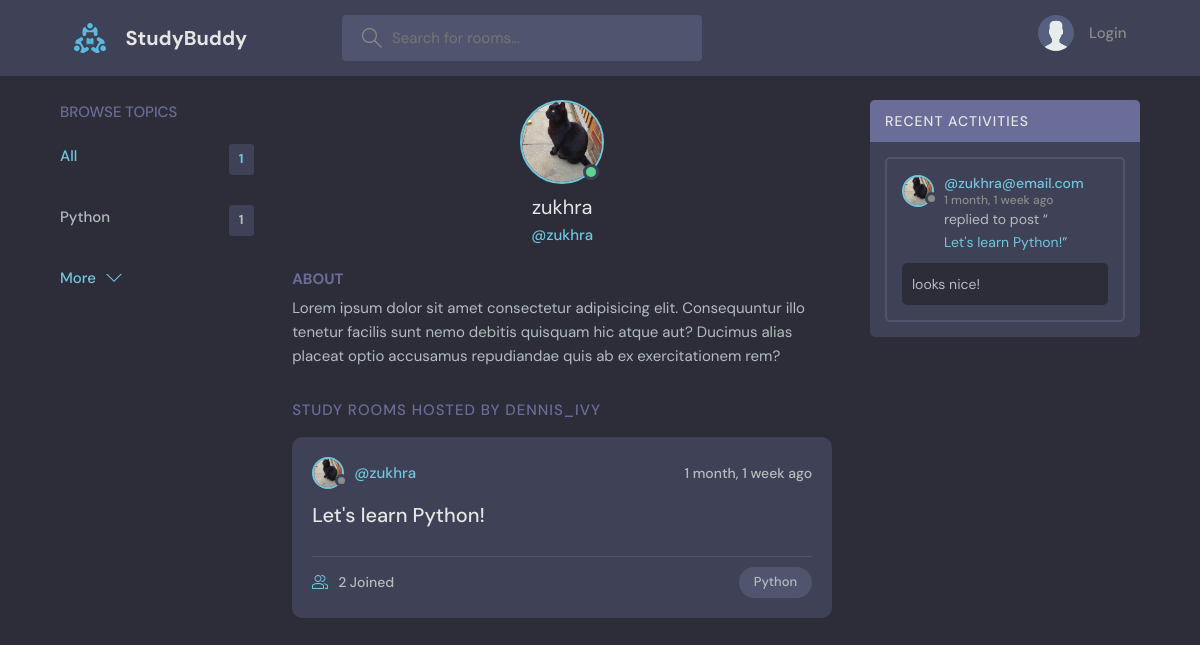
Page /profile/1/ on the earlier database version.
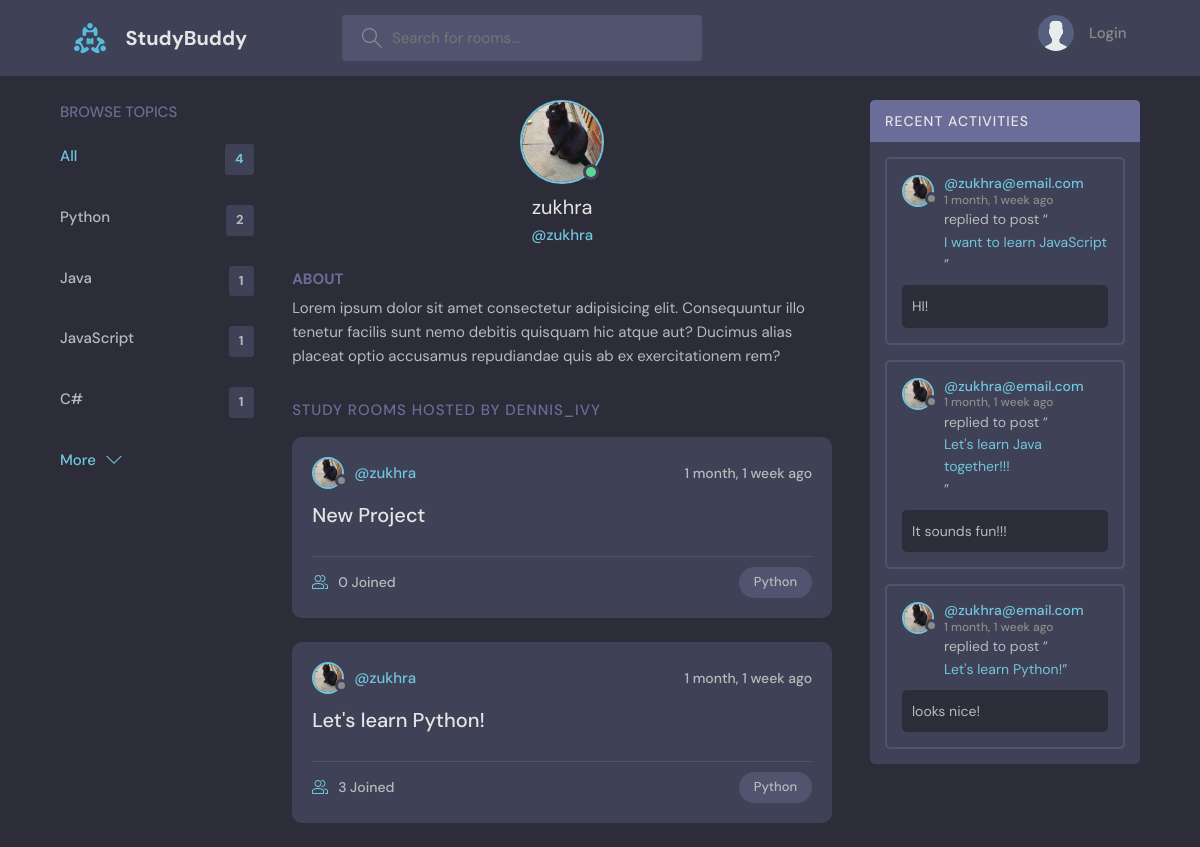
Same page on the later database version.
### base/models.py (models this page shows, shortened)
class Topic(models.Model):
    name = models.CharField(max_length=200)

class User(AbstractUser):
    name = models.CharField(max_length=200, null=True)
    email = models.EmailField(unique=True, null=True)
    bio = models.TextField(null=True)
    avatar = models.ImageField(null=True, default="avatar.svg")
    USERNAME_FIELD = 'email'
    REQUIRED_FIELDS = []

class Room(models.Model):
    host = models.ForeignKey(User, on_delete=models.SET_NULL, null=True)
    topic = models.ForeignKey(Topic, on_delete=models.SET_NULL, null=True)
    name = models.CharField(max_length=200)
    description = models.TextField(null=True, blank=True)
    participants = models.ManyToManyField(
        User, related_name='participants', blank=True)
    updated = models.DateTimeField(auto_now=True)
    created = models.DateTimeField(auto_now_add=True)
    class Meta:
        ordering = ['-updated', '-created']
    def __str__(self):
        return self.name

class Message(models.Model):
    user = models.ForeignKey(User, on_delete=models.CASCADE)
    room = models.ForeignKey(Room, on_delete=models.CASCADE)
    body = models.TextField()
    updated = models.DateTimeField(auto_now=True)
    created = models.DateTimeField(auto_now_add=True)
    class Meta:
        ordering = ['-updated', '-created']

### base/views.py (the view)
# urls.py: path('profile/<str:pk>/', views.userProfile, name="user-profile"),
def userProfile(request, pk):
    user = User.objects.get(id=pk)
    rooms = user.room_set.all()
    room_messages = user.message_set.all()
    topics = Topic.objects.all()
    context = {'user': user, 'rooms': rooms,
               'room_messages': room_messages, 'topics': topics}
    return render(request, 'base/profile.html', context)

### base/templates/base/profile.html (shortened to what this page needs)
{% extends 'main.html' %}
{% block content %}
  <main class="profile-page layout layout--3">
    <div class="container">
      {% include 'base/topics_component.html' %}
      <div class="roomList">
        <div class="profile">
          <div class="profile__avatar">
            <div class="avatar avatar--large active">
              <img src="{{user.avatar.url}}" />
            </div>
          </div>
          <div class="profile__info">
            <h3>{{user.username}}</h3>
            <p>@{{user.username}}</p>
          </div>
          <div class="profile__about">
            <h3>About</h3>
            <p>
              Lorem ipsum dolor sit amet consectetur adipisicing elit. Consequuntur illo tenetur
              facilis sunt nemo debitis quisquam hic atque aut? Ducimus alias placeat optio
              accusamus repudiandae quis ab ex exercitationem rem?
            </p>
          </div>
        </div>
        <div class="roomList__header">
          <div>
            <h2>Study Rooms Hosted by dennis_ivy</a>
            </h2>
          </div>
        </div>
        {% include 'base/feed_component.html' %}
      </div>
      {% include 'base/activity_component.html' %}
    </div>
  </main>
{% endblock content %}

### templates/main.html (shortened to what this page needs)
<!DOCTYPE html>
{% load static %}
<html lang="en">
  <head>
    <link rel="stylesheet" href="{% static "styles/style.css" %}" />
  </head>
  <body>
    {% include 'navbar.html'%}
    {% block content%}
    {% endblock %}
  </body>
</html>

### templates/navbar.html (shortened to what this page needs)
{% load static %}
<header class="header header--loggedIn">
  <div class="container">
    <a href="{% url 'home' %}" class="header__logo">
      <img src="{% static 'images/logo.svg' %}" />
      <h1>StudyBuddy</h1>
    </a>
    <form class="header__search" method="GET" action="{% url 'home' %}">
      <label>
        <input name="q" placeholder="Search for rooms..." />
      </label>
    </form>
    <nav class="header__menu">
     {% if request.user.is_authenticated %}
      <div class="header__user">
        <a href="{% url 'update-user' %}">
          <div class="avatar avatar--medium active">
            <img src="{{request.user.avatar.url}}" />
          </div>
          <p>{{request.user.username}} <span>@{{request.user.username}}</span></p>
        </a>
        <button class="dropdown-button">
          <svg version="1.1" xmlns="http://www.w3.org/2000/svg" width="32" height="32" viewBox="0 0 32 32">
            <title>chevron-down</title>
            <path d="M16 21l-13-13h-3l16 16 16-16h-3l-13 13z"></path>
          </svg>
        </button>
      </div>
      {% else %}
      <a href="{% url 'login' %}">
        <img src="{% static 'images/avatar.svg' %}" />
        <p>Login</p>
      </a>
      {% endif %}
    </nav>
  </div>
</header>

### base/templates/base/topics_component.html
<div class="topics">
    <div class="topics__header">
        <h2>Browse Topics</h2>
    </div>
    <ul class="topics__list">
        <li>
            <a href="{% url 'home' %}" class="active">All <span>{{topics.count}}</span></a>
        </li>
        {% for topic in topics %}
        <li>
            <a href="{% url 'home' %}?q={{topic.name}}">{{topic.name}}<span>{{topic.room_set.all.count}}</span></a>
        </li>
        {% endfor %}
    </ul>
    <a class="btn btn--link" href="{% url 'topics'%}">
        More
        <svg version="1.1" xmlns="http://www.w3.org/2000/svg" width="32" height="32" viewBox="0 0 32 32">
            <title>chevron-down</title>
            <path d="M16 21l-13-13h-3l16 16 16-16h-3l-13 13z"></path>
        </svg>
    </a>
</div>

### base/templates/base/feed_component.html (shortened to what this page needs)
{% for room in rooms %}
<div class="roomListRoom">
    <div class="roomListRoom__header">
        <a href="{% url 'user-profile' room.host.id %}" class="roomListRoom__author">
            <div class="avatar avatar--small">
                <img src="{{room.host.avatar.url}}" />
            </div>
            <span>@{{room.host.username}}</span>
        </a>
        <div class="roomListRoom__actions">
            <span>{{room.created|timesince}} ago</span>
        </div>
    </div>
    <div class="roomListRoom__content">
        <a href="{% url 'room' room.id %}">{{room.name}}</a>
    </div>
    <div class="roomListRoom__meta">
        <a href="{% url 'room' room.id %}" class="roomListRoom__joined">
            {{room.participants.all.count}} Joined
        </a>
        <p class="roomListRoom__topic">{{room.topic.name}}</p>
    </div>
</div>
{% endfor %}

### base/templates/base/activity_component.html (shortened to what this page needs)
<div class="activities">
    <div class="activities__header">
        <h2>Recent Activities</h2>
    </div>
    {% for message in room_messages %}
    <div class="activities__box">
        <div class="activities__boxHeader roomListRoom__header">
            <a href="{% url 'user-profile' message.user.id %}" class="roomListRoom__author">
                <div class="avatar avatar--small">
                    <img src="{{message.user.avatar.url}}" />
                </div>
                <p>
                    @{{message.user}}
                    <span>{{message.created|timesince}} ago</span>
                </p>
            </a>
        </div>
        <div class="activities__boxContent">
            <p>replied to post “<a href="{% url 'room' message.room.id %}">{{message.room}}</a>”</p>
            <div class="activities__boxRoomContent">{{message.body}}</div>
        </div>
    </div>
    {% endfor %}
</div>

Differences in the rows shown:
computed for Topic "Python": room_set.all.count "1" → "2"
added Topic: name "Java", room_set.all.count "1"
added Topic: name "JavaScript", room_set.all.count "1"
added Topic: name "C#", room_set.all.count "1"
added Room: host.avatar (picture), host.username "zukhra", created "1 month, 1 week", name "New Project", participants.all.count "0", topic.name "Python"
computed for Room "Let's learn Python!": participants.all.count "2" → "3"
added Message: user.avatar (picture), user "zukhra@email.com", created "1 month, 1 week", room "I want to learn JavaScript", body "HI!"
added Message: user.avatar (picture), user "zukhra@email.com", created "1 month, 1 week", room "Let's learn Java together!!!", body "It sounds fun!!!"
Other differences:
{{ topics.count }}: "1" → "4"
